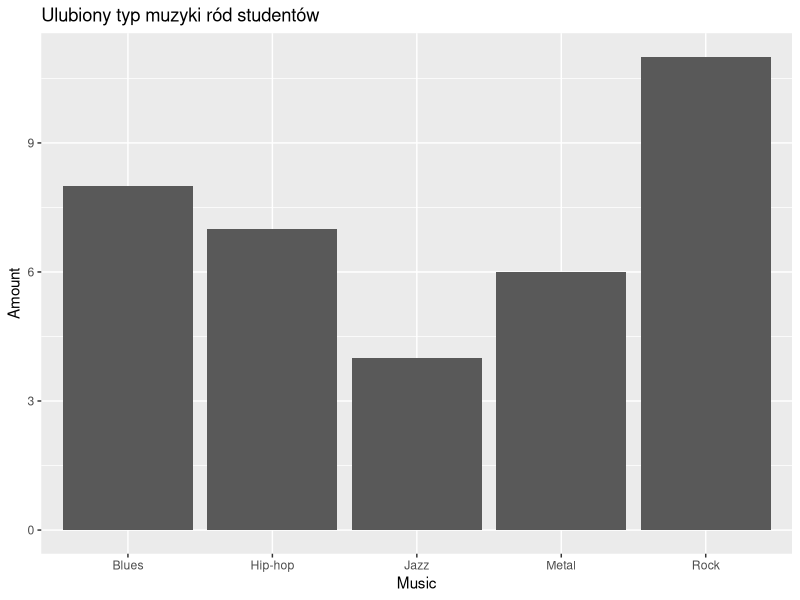

The R script that drew this image:
  library(tidyverse)

### creating data frame
music <- c("Blues", "Hip-hop", "Jazz", "Metal", "Rock")
number <- c(8, 7, 4, 6, 11)
df.music <- data.frame(music, number)
colnames(df.music) <- c("Music", "Amount")

### Create the plot
myplot <- ggplot(data=df.music, aes(x=music, y=number)) +
 geom_bar(stat="identity") +
 xlab(colnames(df.music)[1]) +
 ylab(colnames(df.music)[2]) +
 ylim(c(0,11)) +
 ggtitle("Ulubiony typ muzyki ród studentów")

pdf("Myplot.pdf", width=5, height=5)

plot(myplot)
dev.off()
